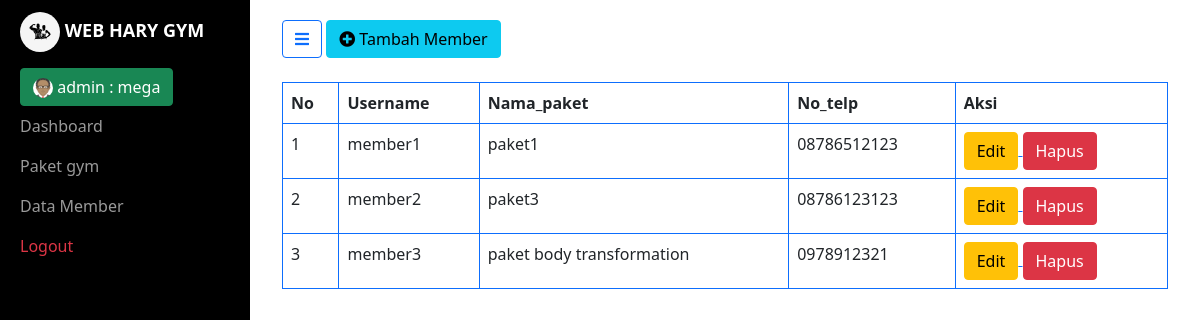
/member/data-member.php (signed in), run on the app's committed database.
### tables this page shows
CREATE TABLE `tb_member` (
  `id_member` int(11) NOT NULL,
  `username` varchar(100) NOT NULL,
  `password` varchar(15) NOT NULL,
  `nama_paket` varchar(255) NOT NULL,
  `no_telp` varchar(17) NOT NULL,
  `harga_paket` int(11) NOT NULL
);

### member/data-member.php (the view, shortened to what this page needs)
<?php
require '../_header.php';
?>
<a href="#menu-toggle" class="btn btn-outline-primary" id="menu-toggle"><i class="fas fa-bars"></i></a>
<a href="./tambah-member.php" class="btn btn-info"><i class="fas fa-plus-circle"></i> Tambah Member </a>
<br><br>
<table class="table table-bordered border-primary">
    <thead>
        <tr>
            <th>No</th>
            <th>Username</th>
            <th>Nama_paket</th>
            <th>No_telp</th>
                <th>Aksi</th>
        </tr>
    <tbody>
        <?php
        require '../conn.php';
        $query = "SELECT * FROM tb_member";
        $sql = mysqli_query($koneksi, $query);
        $no = 1;
        while ($data = mysqli_fetch_object($sql)) {
        ?>
            <tr>
                <td><?= $no++; ?></td>
                <td><?= $data->username; ?></td>
                <td><?= $data->nama_paket; ?></td>
                <td><?= $data->no_telp; ?></td>
                <td><a href="edit-member.php?url-id=<?= $data->id_member; ?>">
                            <input type="submit" value="Edit" class="btn btn-warning">
                        </a>
                <?php
                if ($_SESSION['role'] == 'admin') {
                ?>
                   <a href="hapus-member.php?id_member=<?= $data->id_member; ?>">
                            <input type="submit" value="Hapus" class="btn btn-danger" onclick="return confirm('Yakin Hapus Data?')">
                        <?php
                    }
                        ?>
                    </td>
            </tr>
        <?php
        }
        ?>
    </tbody>
    </thead>
</table>
</div>
</body>
</html>
<?php
require '../_footer.php';
?>

### data on the page
tb_member: username "member1", nama_paket "paket1", no_telp "08786512123"
tb_member: username "member2", nama_paket "paket3", no_telp "08786123123"
tb_member: username "member3", nama_paket "paket body transformation", no_telp "0978912321"

### other printed values
$_SESSION['role'] "admin"
$_SESSION['username'] "mega"
